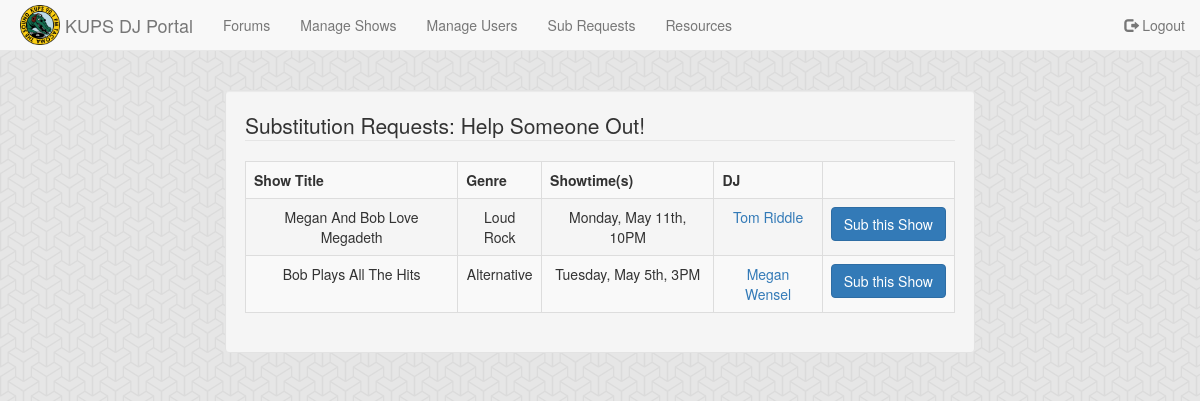
Before: /substitutions.php (signed in) with the older database file.
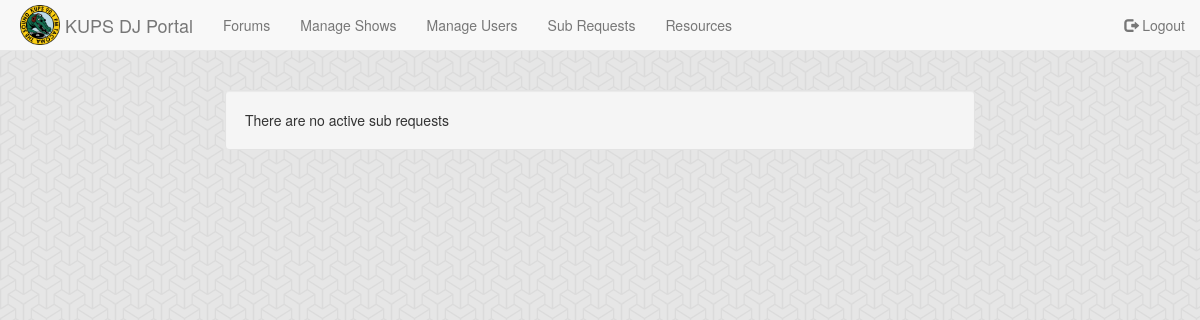
After: the same page with the newer database file.
### tables this page shows
CREATE TABLE IF NOT EXISTS radioShow (
	showid INT NOT NULL,
	genre VARCHAR(20),
	title VARCHAR(40),
	PRIMARY KEY (showid)
);

CREATE TABLE IF NOT EXISTS user (
	name VARCHAR(20) NOT NULL,
	admin TINYINT(2) DEFAULT 0,
	password VARCHAR(20) NOT NULL,
	email VARCHAR(30) NOT NULL,
	PRIMARY KEY (email)
);

### _session.php (called while the page is built, shortened)
<?php
if (isset($_SESSION["loggedin"])) {
	$loggedin = true;
}
else {
	$loggedin = false;
}
if (isset($_SESSION["admin"]) && $_SESSION["admin"] == 1) {
	$isAdmin = true;
}
else {
	$isAdmin = false;
}
?>

### _helpers.php (called while the page is built, shortened)
<?php
function get_genre($shortform) {
	if ($shortform == 'alt') {
		return "Alternative";
	}
	else if ($shortform == 'hip') {
		return "Hip Hop";
	}
	else if ($shortform == 'loud') {
		return "Loud Rock";
	}
}
function get_weekday($shortform) {
	if ($shortform == 'Mon') {
		return "Monday";
	}
	else if ($shortform == 'Tue') {
		return "Tuesday";
	}
}
?>

### _display-sub-requests.php (the view, shortened to what this page needs)
<?php
echo "<div class='well'>";
$subRequests = $db -> query ("SELECT * FROM (SELECT * FROM subRequest WHERE active='1') AS rqs NATURAL JOIN radioShow");
if($subRequests->rowCount() < 1){
	print "There are no active sub requests";
}
else {
	?>
	<legend>Substitution Requests: Help Someone Out!</legend>
	<table class="table table-bordered table-striped" border="1">
	<tbody align="center">
	<tr><th>Show Title</th><th>Genre</th><th>Showtime(s)</th><th>DJ</th><th></th></tr>
	<?php
	foreach ($subRequests as $sub) {
		$showid = $sub['showid'];
		$title = $sub['title'];
		$genre = get_genre($sub['genre']);
		$weekday = get_weekday($sub['weekday']);
		$time = $sub['time'];
		$month = $sub['month'];
		$day = $sub['day'];
		$active = $sub['active'];
		$origdj = $sub['origdj'];
		echo "<td>".$title."</td>";
		echo "<td>".$genre."</td>";
		echo "<td>$weekday, $month $day, $time</td>";
		$origdjs = $db -> query ("SELECT * FROM user WHERE email='$origdj'");
		$theorigdj = $origdjs -> fetch();
		echo "<td><a href='mailto:".$origdj."' target='_blank'>".$theorigdj['name']."</a></td>";
		if ($active == 1) {
			if ($_SESSION['email'] == $origdj) {
				echo "<td>That's you!</td>";
			}
			else {
				echo "<td><form id='sub_accept_$showid' method='post' action='/_acceptSub.php'>";
				echo "<input class='btn btn-primary' type='submit' name='submit_$showid' value='Sub this Show' /></form></td>";
			}
		}
	}
	echo "</table>";
}
echo "</div>";
?>

### _header.php (shortened to what this page needs)
<!DOCTYPE html>
<html>
<head>
	<link rel="stylesheet" href="https://maxcdn.bootstrapcdn.com/bootstrap/3.3.4/css/bootstrap.min.css">
	<link rel="stylesheet" href="/assets/stylesheets/screen.css">
		<link rel="stylesheet" href="/assets/stylesheets/datepicker.css">
</head>
<body>
	<nav class="navbar navbar-default navbar-fixed-top" role="navigation">
	  <div class="container-fluid">
	    <div class="navbar-header">
		    <a href="<?php if ($loggedin) { echo '/index.php'; } else { echo '/index.php'; } ?>" style="float:left">
				<img src="/assets/images/kups.png" alt="DJ Portal" style="height:40px;margin:5px;float:left">
			</a>
		    <a class="navbar-brand" href="<?php if ($loggedin) { echo '/index.php'; } else { echo '/index.php'; } ?>">
		      	<p> KUPS DJ Portal</p>
			</a>
	    </div>
	    <div class="collapse navbar-collapse" id="navbar-collapse-id">
	      <ul class="nav navbar-nav">
	      	<?php if ($loggedin) { ?>
		        <li><a href="/forums.php">Forums</a></li>
		        <?php if ($isAdmin) { ?>
	            	<li><a href="/manage-shows.php">Manage Shows</a></li>
	            <?php } else { ?>
	            	<li><a href="/manage-shows.php">Shows</a></li>
	            <?php } ?>
	        	<?php if ($isAdmin) { ?>
	            	<li><a href="/manage-users.php">Manage Users</a></li>
	            <?php } ?>
		        <li><a href="/substitutions.php">Sub Requests</a></li>
		        <li><a href="/resources.php">Resources</a></li>
		    <?php } ?>
	      </ul>
	      <ul class="nav navbar-nav navbar-right">
	      	<?php if ($loggedin) { ?>
	        	<li><a href="/_logout.php"><span class="glyphicon glyphicon-log-out"></span> Logout</a></li>
	        <?php } else { ?>
	        	<li><a href="/sign-up.php"><span class="glyphicon glyphicon-user"></span> Sign Up</a></li>
	        	<li><a href="/login.php"><span class="glyphicon glyphicon-log-in"></span> Login</a></li>
	        <?php } ?>
	      </ul>
	    </div>
	  </div>
	</nav>
<div <?php if(htmlspecialchars($_SERVER['PHP_SELF']) != '/index.php') { echo "class='container-fluid'"; } else { echo "class='container-fluid container-fluid-index'"; } ?> >

### substitutions.php (shortened to what this page needs)
<?php
include '_session.php';
include '_helpers.php';
include '_header.php';
echo "<span class='col-md-2 col-lg-2'></span>";
echo "<div class='col-md-8 col-lg-8'>";
	try
	{
		$db = new PDO("mysql:dbname=soundpod", 'root');
		$db -> setAttribute(PDO::ATTR_ERRMODE, PDO::ERRMODE_EXCEPTION);
		echo "<br />";
			?>
			<?php
		include '_display-sub-accepts.php';
		include '_display-sub-requests.php';
	}
	catch(PDOException $e) {
		print 'Exception : '.$e -> getMessage();
	}
echo "</div>";
echo "</div>";
?>

### _display-sub-accepts.php (shortened to what this page needs)
<?php
$email = $_SESSION['email'];
$subRequests = $db -> query ("SELECT * FROM (SELECT * FROM subRequest WHERE active='0' AND subdj='$email') AS rqs NATURAL JOIN radioShow");
if($subRequests->rowCount() < 1){
	echo "<br />";
}
?>

### assets/stylesheets/screen.css (style rules this page uses)
body { background: #ffffff url("/assets/images/background/escheresque.png") repeat left top; margin-top: 50px; margin-bottom: 20px; }

Changed rows visible on the page:
removed radioshow: title "Megan And Bob Love Megadeth", genre "Loud Rock", weekday "Monday", month "May", day "11th", time "10PM", user.name "Tom Riddle"
removed radioshow: title "Bob Plays All The Hits", genre "Alternative", weekday "Tuesday", month "May", day "5th", time "3PM", user.name "Megan Wensel"
Other visible differences:
text no longer shown: "Substitution Requests: Help Someone Out! Show Title Genre Showtime(s) DJ"
text now shown: "There are no active sub requests"
